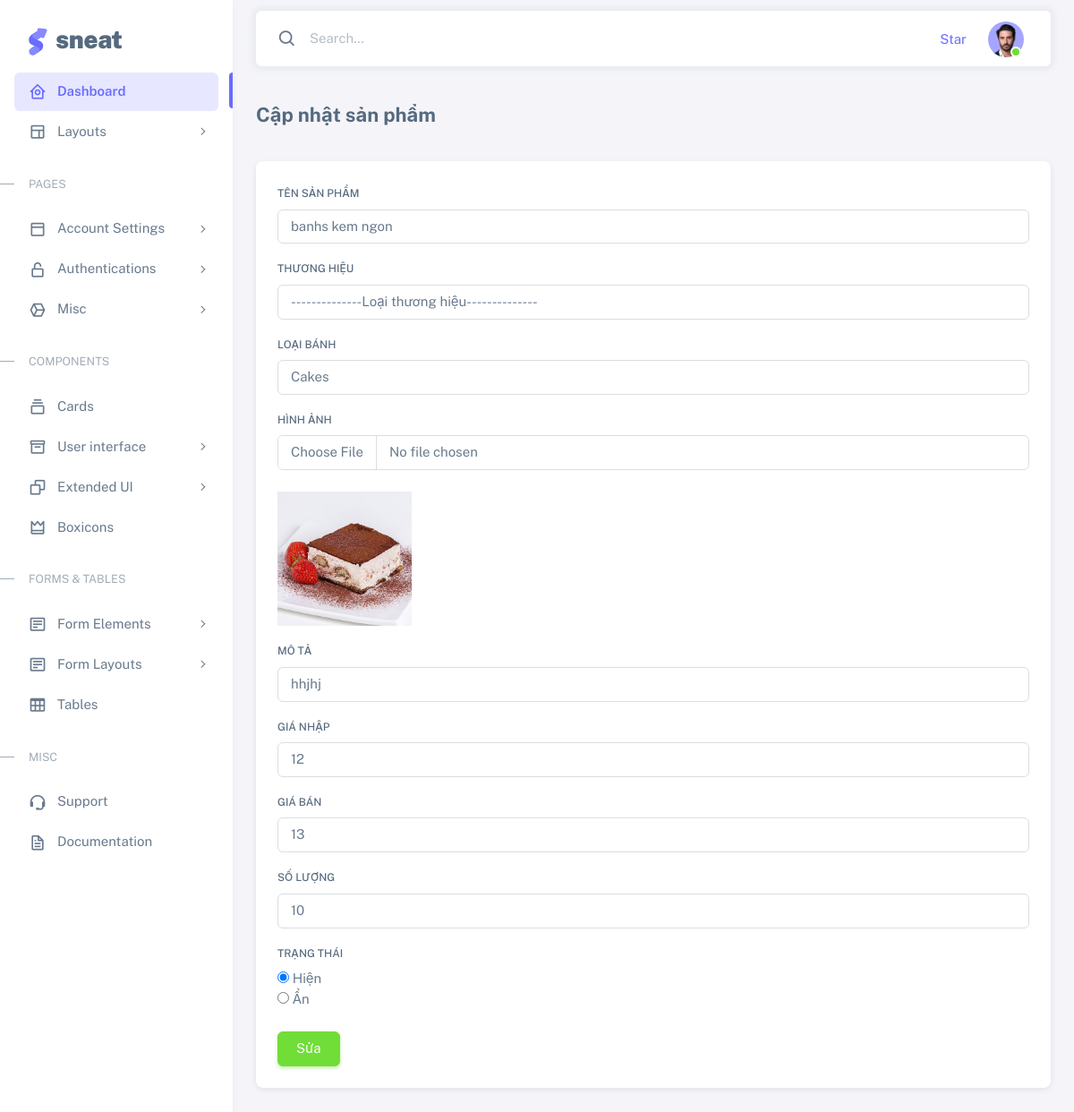
The app's page /admin/html/product_update.php?id=7 (signed in) with its own data.
### tables this page shows
CREATE TABLE `products` (
  `ProductId` int(11) NOT NULL,
  `Name` varchar(255) NOT NULL,
  `Image` varchar(255) NOT NULL,
  `Quantity` int(11) NOT NULL,
  `Description` text NOT NULL,
  `BuyPrice` float NOT NULL,
  `SellPrice` float NOT NULL,
  `Status` tinyint(1) NOT NULL DEFAULT 1,
  `CountView` int(11) NOT NULL DEFAULT 0,
  `CategoriId` int(11) NOT NULL,
  `BrandId` int(11) NOT NULL
);

CREATE TABLE `category` (
  `CategoryId` int(11) NOT NULL,
  `CategoryName` varchar(255) NOT NULL,
  `status` int(1) NOT NULL DEFAULT 1
);

### admin/html/product_update.php (the view, shortened to what this page needs)
<?php
include($_SERVER['DOCUMENT_ROOT'] . "/admin/inc/header.php");
include($_SERVER['DOCUMENT_ROOT'] . "/database/connect.php");
if (isset($_GET['id'])) {
    $id = $_GET['id'];
    $sql1 = "SELECT * FROM category where status = 1";
    $categorys = mysqli_query($conn, $sql1);
    $query = "SELECT * FROM Products Where ProductId = '$id'";
    $data = mysqli_query($conn, $query);
    $product = mysqli_fetch_assoc($data);
}
?>
<div class="content-wrapper">
    <div class="container-xxl flex-grow-1 container-p-y">
        <h4 class="fw-bold py-3 mb-4"> Cập nhật sản phẩm</h4>
        <div class="row">
            <div class="col-xl">
                <div class="card mb-4">
                    <div class="card-body">
                        <form method="POST" enctype="multipart/form-data">
                            <div class="mb-3">
                                <label class="form-label" for="name">Tên sản phẩm</label>
                                <input type="text" class="form-control" id="name" name="name" value="<?php echo $product['Name'] ?>" placeholder="Bánh kem Le Castella" required />
                            </div>
                            <div class="mb-3">
                                <label class="form-label">Thương hiệu</label>
                                <select name="id_brands" class="form-control" id="">
                                    <option value="">--------------Loại thương hiệu--------------</option>
                                </select>
                            </div>
                            <div class="mb-3">
                                <label class="form-label">Loại bánh</label>
                                <select name="id_categories" class="form-control" id="">
                                    <?php foreach ($categorys as  $key => $value) { ?>
                                        <option value="<?php echo $value["CategoryId"] ?>" <?php echo (($value['CategoryId'] == $product['CategoriId']) ? 'selected' : '') ?>>
                                            <?php echo $value["CategoryName"] ?>
                                        </option>
                                    <?php } ?>
                                </select>
                            </div>
                            <div class="mb-3">
                                <label class="form-label">Hình ảnh</label>
                                <input type="file" class="form-control mb-4" id="image" name="image" value="<?php echo $product['Image'] ?>" />
                                <img src="..//uploads//<?php echo $product['Image'] ?>" alt="" width="150">
                            </div>
                            <div class="mb-3">
                                <label class="form-label">Mô tả</label>
                                <input type="text" class="form-control" name="description" value="<?php echo $product['Description'] ?>" required />
                            </div>
                            <div class="mb-3">
                                <label class="form-label">Giá nhập</label>
                                <input type="text" class="form-control" name="buy_price" value="<?php echo $product['BuyPrice'] ?>" required />
                            </div>
                            <div class="mb-3">
                                <label class="form-label">Giá bán</label>
                                <input type="text" class="form-control" name="sell_price" value="<?php echo $product['SellPrice'] ?> " required />
                            </div>
                            <div class="mb-3">
                                <label class="form-label">Số lượng</label>
                                <input type="text" class="form-control" name="quantity" value="<?php echo $product['Quantity'] ?> " required />
                            </div>
                            <div class="mp-3">
                                <label class="form-label">Trạng thái</label>
                            <label>
                            <input type="radio" name="status" value="1" id="status" checked>
                                    Hiện
                                </label>
                                <label>
                                    <input type="radio" name="status" value="0" id="status">
                                    Ẩn
                                </label>
                            </div>
                            <button type="submit" name="submit" class="btn btn-success mt-4">Sửa</button>
                        </form>
                    </div>
                </div>
            </div>
        </div>
    </div>
</div>
<?php
include($_SERVER['DOCUMENT_ROOT'] . "/admin/inc/footer.php");
?>

### records on screen
products: name "banhs kem ngon", id_categories "Cakes", Image (picture), description "hhjhj", buy_price "12", sell_price "13", quantity "10"
